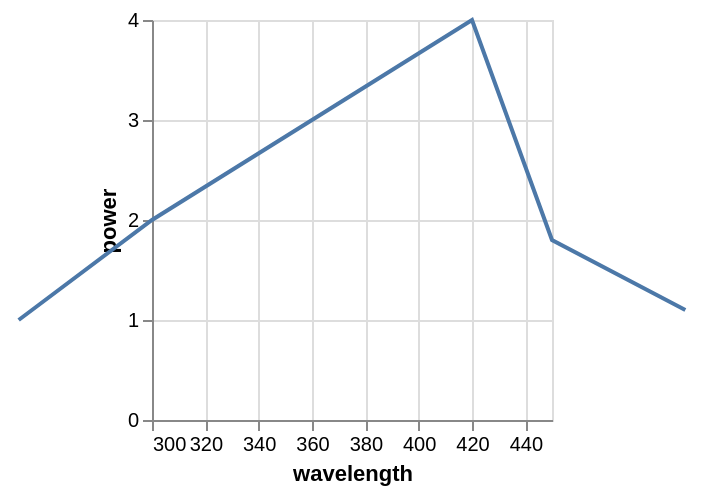

Write a Vega-Lite specification for this figure.
### Vega specification from a JSON file in a GitHub repository (floating-point values rounded to 4 significant figures)
{"$schema": "https://vega.github.io/schema/vega/v5.json", "background": "white", "padding": 5, "width": 200, "height": 200, "style": "cell", "data": [{"name": "source_0", "values": [{"wavelength": 250, "power": 1}, {"wavelength": 300, "power": 2}, {"wavelength": 420, "power": 4}, {"wavelength": 450, "power": 1.8}, {"wavelength": 500, "power": 1.1}]}, {"name": "data_0", "source": "source_0", "transform": [{"type": "formula", "expr": "toNumber(datum[\"wavelength\"])", "as": "wavelength"}]}], "marks": [{"name": "marks", "type": "line", "style": ["line"], "sort": {"field": "datum[\"wavelength\"]"}, "from": {"data": "data_0"}, "encode": {"update": {"stroke": {"value": "#4c78a8"}, "description": {"signal": "\"\" + \"wavelength\" + \": \" + (format(datum[\"wavelength\"], \"\")) + \"; \" + \"power\" + \": \" + (format(datum[\"power\"], \"\"))"}, "x": {"scale": "x", "field": "wavelength"}, "y": {"scale": "y", "field": "power"}, "defined": {"signal": "isValid(datum[\"wavelength\"]) && isFinite(+datum[\"wavelength\"]) && isValid(datum[\"power\"]) && isFinite(+datum[\"power\"])"}}}}], "scales": [{"name": "x", "type": "linear", "domain": [300, 450], "range": [0, {"signal": "width"}], "zero": false}, {"name": "y", "type": "linear", "domain": {"data": "data_0", "field": "power"}, "range": [{"signal": "height"}, 0], "nice": true, "zero": true}], "axes": [{"scale": "x", "orient": "bottom", "gridScale": "y", "grid": true, "tickCount": {"signal": "ceil(width/40)"}, "domain": false, "labels": false, "aria": false, "maxExtent": 0, "minExtent": 0, "ticks": false, "zindex": 0}, {"scale": "y", "orient": "left", "gridScale": "x", "grid": true, "tickCount": {"signal": "ceil(height/40)"}, "domain": false, "labels": false, "aria": false, "maxExtent": 0, "minExtent": 0, "ticks": false, "zindex": 0}, {"scale": "x", "orient": "bottom", "grid": false, "title": "wavelength", "labelFlush": true, "labelOverlap": true, "tickCount": {"signal": "ceil(width/40)"}, "zindex": 0}, {"scale": "y", "orient": "left", "grid": false, "title": "power", "labelOverlap": true, "tickCount": {"signal": "ceil(height/40)"}, "zindex": 0}]}
